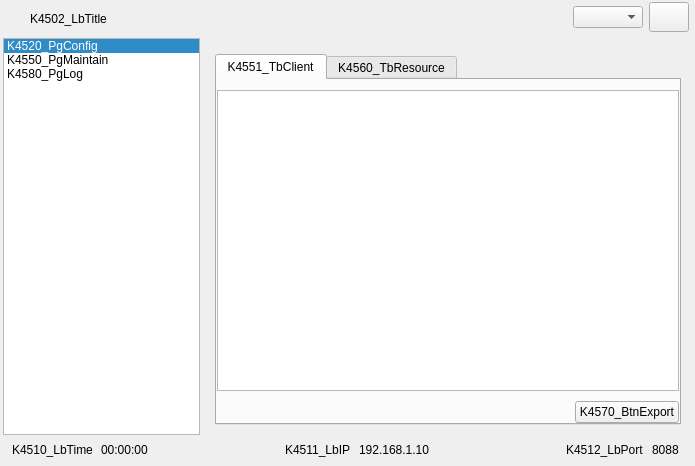
<?xml version="1.0" encoding="UTF-8"?>
<ui version="4.0">
 <class>ServerDeamonClass</class>
 <widget class="QWidget" name="ServerDeamonClass">
  <property name="windowModality">
   <enum>Qt::ApplicationModal</enum>
  </property>
  <property name="geometry">
   <rect>
    <x>0</x>
    <y>0</y>
    <width>695</width>
    <height>466</height>
   </rect>
  </property>
  <property name="sizePolicy">
   <sizepolicy hsizetype="Preferred" vsizetype="Preferred">
    <horstretch>0</horstretch>
    <verstretch>0</verstretch>
   </sizepolicy>
  </property>
  <property name="minimumSize">
   <size>
    <width>486</width>
    <height>281</height>
   </size>
  </property>
  <property name="maximumSize">
   <size>
    <width>100000</width>
    <height>100000</height>
   </size>
  </property>
  <property name="windowTitle">
   <string>ServerDeamon</string>
  </property>
  <property name="styleSheet">
   <string notr="true"/>
  </property>
  <layout class="QVBoxLayout" name="verticalLayout_9">
   <property name="spacing">
    <number>0</number>
   </property>
   <property name="leftMargin">
    <number>0</number>
   </property>
   <property name="topMargin">
    <number>0</number>
   </property>
   <property name="rightMargin">
    <number>0</number>
   </property>
   <property name="bottomMargin">
    <number>0</number>
   </property>
   <item>
    <widget class="QWidget" name="mainWidget" native="true">
     <property name="sizePolicy">
      <sizepolicy hsizetype="Expanding" vsizetype="Expanding">
       <horstretch>0</horstretch>
       <verstretch>0</verstretch>
      </sizepolicy>
     </property>
     <layout class="QVBoxLayout" name="verticalLayout_2">
      <property name="spacing">
       <number>0</number>
      </property>
      <property name="leftMargin">
       <number>0</number>
      </property>
      <property name="topMargin">
       <number>0</number>
      </property>
      <property name="rightMargin">
       <number>0</number>
      </property>
      <property name="bottomMargin">
       <number>0</number>
      </property>
      <item>
       <widget class="QWidget" name="titleWidget" native="true">
        <layout class="QHBoxLayout" name="horizontalLayout_4">
         <property name="spacing">
          <number>6</number>
         </property>
         <property name="leftMargin">
          <number>9</number>
         </property>
         <property name="topMargin">
          <number>0</number>
         </property>
         <property name="rightMargin">
          <number>6</number>
         </property>
         <property name="bottomMargin">
          <number>6</number>
         </property>
         <item>
          <layout class="QHBoxLayout" name="horizontalLayout">
           <property name="spacing">
            <number>6</number>
           </property>
           <property name="leftMargin">
            <number>0</number>
           </property>
           <property name="topMargin">
            <number>6</number>
           </property>
           <item>
            <layout class="QHBoxLayout" name="horizontalLayout_5">
             <property name="leftMargin">
              <number>0</number>
             </property>
             <property name="topMargin">
              <number>2</number>
             </property>
             <item>
              <widget class="QLabel" name="LbLogo">
               <property name="minimumSize">
                <size>
                 <width>15</width>
                 <height>15</height>
                </size>
               </property>
               <property name="maximumSize">
                <size>
                 <width>15</width>
                 <height>15</height>
                </size>
               </property>
               <property name="text">
                <string/>
               </property>
              </widget>
             </item>
            </layout>
           </item>
           <item>
            <widget class="QLabel" name="LTitle">
             <property name="text">
              <string>K4502_LbTitle</string>
             </property>
            </widget>
           </item>
          </layout>
         </item>
         <item>
          <spacer name="horizontalSpacer">
           <property name="orientation">
            <enum>Qt::Horizontal</enum>
           </property>
           <property name="sizeHint" stdset="0">
            <size>
             <width>40</width>
             <height>20</height>
            </size>
           </property>
          </spacer>
         </item>
         <item>
          <layout class="QHBoxLayout" name="horizontalLayout_7">
           <property name="leftMargin">
            <number>0</number>
           </property>
           <property name="topMargin">
            <number>2</number>
           </property>
           <item>
            <widget class="QComboBox" name="CbLanguage">
             <property name="minimumSize">
              <size>
               <width>70</width>
               <height>0</height>
              </size>
             </property>
             <property name="maximumSize">
              <size>
               <width>70</width>
               <height>16777215</height>
              </size>
             </property>
            </widget>
           </item>
           <item>
            <widget class="QPushButton" name="BtnMinimize">
             <property name="sizePolicy">
              <sizepolicy hsizetype="Fixed" vsizetype="Fixed">
               <horstretch>0</horstretch>
               <verstretch>0</verstretch>
              </sizepolicy>
             </property>
             <property name="minimumSize">
              <size>
               <width>30</width>
               <height>30</height>
              </size>
             </property>
             <property name="text">
              <string/>
             </property>
            </widget>
           </item>
          </layout>
         </item>
        </layout>
       </widget>
      </item>
      <item>
       <widget class="QWidget" name="pageWidget" native="true">
        <layout class="QHBoxLayout" name="horizontalLayout_2">
         <property name="leftMargin">
          <number>1</number>
         </property>
         <property name="topMargin">
          <number>0</number>
         </property>
         <property name="rightMargin">
          <number>1</number>
         </property>
         <property name="bottomMargin">
          <number>0</number>
         </property>
         <item>
          <widget class="QWidget" name="widget" native="true">
           <property name="sizePolicy">
            <sizepolicy hsizetype="Expanding" vsizetype="Expanding">
             <horstretch>0</horstretch>
             <verstretch>0</verstretch>
            </sizepolicy>
           </property>
           <layout class="QHBoxLayout" name="horizontalLayout_3" stretch="2,5">
            <property name="spacing">
             <number>0</number>
            </property>
            <property name="leftMargin">
             <number>2</number>
            </property>
            <property name="topMargin">
             <number>0</number>
            </property>
            <property name="rightMargin">
             <number>3</number>
            </property>
            <property name="bottomMargin">
             <number>0</number>
            </property>
            <item>
             <widget class="QListWidget" name="m_list_menu">
              <property name="sizePolicy">
               <sizepolicy hsizetype="Fixed" vsizetype="Expanding">
                <horstretch>0</horstretch>
                <verstretch>0</verstretch>
               </sizepolicy>
              </property>
              <property name="minimumSize">
               <size>
                <width>150</width>
                <height>0</height>
               </size>
              </property>
              <property name="currentRow">
               <number>0</number>
              </property>
              <property name="sortingEnabled">
               <bool>false</bool>
              </property>
              <item>
               <property name="text">
                <string>K4520_PgConfig</string>
               </property>
              </item>
              <item>
               <property name="text">
                <string>K4550_PgMaintain</string>
               </property>
              </item>
              <item>
               <property name="text">
                <string>K4580_PgLog</string>
               </property>
              </item>
             </widget>
            </item>
            <item>
             <widget class="QStackedWidget" name="stackedWidget">
              <property name="sizePolicy">
               <sizepolicy hsizetype="Preferred" vsizetype="Preferred">
                <horstretch>0</horstretch>
                <verstretch>0</verstretch>
               </sizepolicy>
              </property>
              <property name="minimumSize">
               <size>
                <width>150</width>
                <height>0</height>
               </size>
              </property>
              <property name="currentIndex">
               <number>1</number>
              </property>
              <widget class="LineWidget" name="m_system_config">
               <layout class="QVBoxLayout" name="verticalLayout_3">
                <property name="spacing">
                 <number>0</number>
                </property>
                <property name="leftMargin">
                 <number>0</number>
                </property>
                <property name="topMargin">
                 <number>0</number>
                </property>
                <property name="rightMargin">
                 <number>0</number>
                </property>
                <property name="bottomMargin">
                 <number>0</number>
                </property>
                <item>
                 <layout class="QGridLayout" name="gridLayout">
                  <property name="leftMargin">
                   <number>20</number>
                  </property>
                  <property name="topMargin">
                   <number>10</number>
                  </property>
                  <property name="rightMargin">
                   <number>5</number>
                  </property>
                  <property name="bottomMargin">
                   <number>10</number>
                  </property>
                  <property name="spacing">
                   <number>16</number>
                  </property>
                  <item row="0" column="0">
                   <widget class="QLabel" name="LbServer">
                    <property name="font">
                     <font>
                      <weight>50</weight>
                      <bold>false</bold>
                     </font>
                    </property>
                    <property name="text">
                     <string>K4521_LbServer</string>
                    </property>
                   </widget>
                  </item>
                  <item row="0" column="1">
                   <widget class="QPushButton" name="BtnStopStartServer">
                    <property name="minimumSize">
                     <size>
                      <width>0</width>
                      <height>0</height>
                     </size>
                    </property>
                    <property name="text">
                     <string>K4522_BtnStopServer</string>
                    </property>
                   </widget>
                  </item>
                  <item row="2" column="1">
                   <widget class="QLineEdit" name="EdtPort">
                    <property name="enabled">
                     <bool>true</bool>
                    </property>
                    <property name="sizePolicy">
                     <sizepolicy hsizetype="Minimum" vsizetype="Preferred">
                      <horstretch>0</horstretch>
                      <verstretch>0</verstretch>
                     </sizepolicy>
                    </property>
                    <property name="alignment">
                     <set>Qt::AlignJustify|Qt::AlignVCenter</set>
                    </property>
                    <property name="clearButtonEnabled">
                     <bool>false</bool>
                    </property>
                   </widget>
                  </item>
                  <item row="1" column="1">
                   <widget class="QPushButton" name="BtnExportCetification">
                    <property name="text">
                     <string>K4526_BtnExportCetification</string>
                    </property>
                   </widget>
                  </item>
                  <item row="0" column="4">
                   <spacer name="horizontalSpacer_2">
                    <property name="orientation">
                     <enum>Qt::Horizontal</enum>
                    </property>
                    <property name="sizeHint" stdset="0">
                     <size>
                      <width>40</width>
                      <height>20</height>
                     </size>
                    </property>
                   </spacer>
                  </item>
                  <item row="2" column="2">
                   <widget class="QPushButton" name="BtnEditPort">
                    <property name="text">
                     <string>K4528_BtnEditPort</string>
                    </property>
                   </widget>
                  </item>
                  <item row="2" column="3">
                   <widget class="QPushButton" name="BtnCanclePort">
                    <property name="text">
                     <string>K4530_BtnCanclePort</string>
                    </property>
                   </widget>
                  </item>
                  <item row="1" column="0">
                   <widget class="QLabel" name="m_LblPort_3">
                    <property name="text">
                     <string>K4525_LbCetification</string>
                    </property>
                   </widget>
                  </item>
                  <item row="2" column="0">
                   <widget class="QLabel" name="m_LblPort_7">
                    <property name="text">
                     <string>K4527_LbPortNum</string>
                    </property>
                   </widget>
                  </item>
                  <item row="0" column="2">
                   <spacer name="verticalSpacer_2">
                    <property name="orientation">
                     <enum>Qt::Vertical</enum>
                    </property>
                    <property name="sizeType">
                     <enum>QSizePolicy::Fixed</enum>
                    </property>
                    <property name="sizeHint" stdset="0">
                     <size>
                      <width>20</width>
                      <height>45</height>
                     </size>
                    </property>
                   </spacer>
                  </item>
                 </layout>
                </item>
                <item>
                 <spacer name="verticalSpacer">
                  <property name="orientation">
                   <enum>Qt::Vertical</enum>
                  </property>
                  <property name="sizeHint" stdset="0">
                   <size>
                    <width>20</width>
                    <height>40</height>
                   </size>
                  </property>
                 </spacer>
                </item>
                <item>
                 <layout class="QHBoxLayout" name="horizontalLayout_6">
                  <property name="spacing">
                   <number>15</number>
                  </property>
                  <property name="rightMargin">
                   <number>5</number>
                  </property>
                  <property name="bottomMargin">
                   <number>10</number>
                  </property>
                  <item>
                   <spacer name="horizontalSpacer_3">
                    <property name="orientation">
                     <enum>Qt::Horizontal</enum>
                    </property>
                    <property name="sizeHint" stdset="0">
                     <size>
                      <width>40</width>
                      <height>20</height>
                     </size>
                    </property>
                   </spacer>
                  </item>
                  <item>
                   <widget class="QLabel" name="m_LblPort_4">
                    <property name="text">
                     <string>K4535_LbAutoRunWithSys</string>
                    </property>
                   </widget>
                  </item>
                  <item>
                   <widget class="QCheckBox" name="CbAutostart">
                    <property name="text">
                     <string/>
                    </property>
                    <property name="checked">
                     <bool>false</bool>
                    </property>
                   </widget>
                  </item>
                 </layout>
                </item>
               </layout>
              </widget>
              <widget class="QWidget" name="m_system_mantain">
               <layout class="QVBoxLayout" name="verticalLayout_5">
                <property name="spacing">
                 <number>0</number>
                </property>
                <property name="leftMargin">
                 <number>0</number>
                </property>
                <property name="topMargin">
                 <number>0</number>
                </property>
                <property name="rightMargin">
                 <number>0</number>
                </property>
                <property name="bottomMargin">
                 <number>0</number>
                </property>
                <item>
                 <layout class="QVBoxLayout" name="verticalLayout_4">
                  <property name="spacing">
                   <number>10</number>
                  </property>
                  <property name="leftMargin">
                   <number>15</number>
                  </property>
                  <property name="topMargin">
                   <number>16</number>
                  </property>
                  <property name="rightMargin">
                   <number>10</number>
                  </property>
                  <property name="bottomMargin">
                   <number>10</number>
                  </property>
                  <item>
                   <widget class="QTabWidget" name="tabWidget">
                    <property name="tabPosition">
                     <enum>QTabWidget::North</enum>
                    </property>
                    <property name="tabShape">
                     <enum>QTabWidget::Rounded</enum>
                    </property>
                    <property name="currentIndex">
                     <number>0</number>
                    </property>
                    <property name="elideMode">
                     <enum>Qt::ElideNone</enum>
                    </property>
                    <property name="movable">
                     <bool>false</bool>
                    </property>
                    <property name="tabBarAutoHide">
                     <bool>false</bool>
                    </property>
                    <widget class="QWidget" name="tab">
                     <attribute name="title">
                      <string>K4551_TbClient</string>
                     </attribute>
                     <layout class="QVBoxLayout" name="verticalLayout">
                      <property name="spacing">
                       <number>10</number>
                      </property>
                      <property name="leftMargin">
                       <number>0</number>
                      </property>
                      <property name="topMargin">
                       <number>10</number>
                      </property>
                      <property name="rightMargin">
                       <number>0</number>
                      </property>
                      <property name="bottomMargin">
                       <number>0</number>
                      </property>
                      <item>
                       <widget class="QTableView" name="TbvClient"/>
                      </item>
                      <item>
                       <layout class="QHBoxLayout" name="m_horizontalLayout_search_ok_2">
                        <property name="spacing">
                         <number>10</number>
                        </property>
                        <item>
                         <spacer name="horizontalSpacer_5">
                          <property name="orientation">
                           <enum>Qt::Horizontal</enum>
                          </property>
                          <property name="sizeHint" stdset="0">
                           <size>
                            <width>40</width>
                            <height>20</height>
                           </size>
                          </property>
                         </spacer>
                        </item>
                        <item>
                         <widget class="QPushButton" name="BtnExportClient">
                          <property name="sizePolicy">
                           <sizepolicy hsizetype="Fixed" vsizetype="Preferred">
                            <horstretch>0</horstretch>
                            <verstretch>0</verstretch>
                           </sizepolicy>
                          </property>
                          <property name="minimumSize">
                           <size>
                            <width>100</width>
                            <height>0</height>
                           </size>
                          </property>
                          <property name="text">
                           <string>K4570_BtnExport</string>
                          </property>
                         </widget>
                        </item>
                       </layout>
                      </item>
                     </layout>
                    </widget>
                    <widget class="QWidget" name="tab_2">
                     <attribute name="title">
                      <string>K4560_TbResource</string>
                     </attribute>
                     <layout class="QVBoxLayout" name="verticalLayout_8">
                      <property name="spacing">
                       <number>10</number>
                      </property>
                      <property name="leftMargin">
                       <number>0</number>
                      </property>
                      <property name="topMargin">
                       <number>10</number>
                      </property>
                      <property name="rightMargin">
                       <number>0</number>
                      </property>
                      <property name="bottomMargin">
                       <number>0</number>
                      </property>
                      <item>
                       <widget class="QTableView" name="TbvResource"/>
                      </item>
                      <item>
                       <layout class="QHBoxLayout" name="m_horizontalLayout_search_ok_3">
                        <property name="spacing">
                         <number>10</number>
                        </property>
                        <item>
                         <spacer name="horizontalSpacer_6">
                          <property name="orientation">
                           <enum>Qt::Horizontal</enum>
                          </property>
                          <property name="sizeHint" stdset="0">
                           <size>
                            <width>40</width>
                            <height>20</height>
                           </size>
                          </property>
                         </spacer>
                        </item>
                        <item>
                         <widget class="QPushButton" name="BtnExportResource">
                          <property name="sizePolicy">
                           <sizepolicy hsizetype="Fixed" vsizetype="Preferred">
                            <horstretch>0</horstretch>
                            <verstretch>0</verstretch>
                           </sizepolicy>
                          </property>
                          <property name="minimumSize">
                           <size>
                            <width>100</width>
                            <height>0</height>
                           </size>
                          </property>
                          <property name="text">
                           <string>K4570_BtnExport</string>
                          </property>
                         </widget>
                        </item>
                       </layout>
                      </item>
                     </layout>
                    </widget>
                   </widget>
                  </item>
                 </layout>
                </item>
               </layout>
              </widget>
              <widget class="QWidget" name="m_system_log">
               <layout class="QVBoxLayout" name="verticalLayout_7">
                <property name="spacing">
                 <number>0</number>
                </property>
                <property name="leftMargin">
                 <number>0</number>
                </property>
                <property name="topMargin">
                 <number>0</number>
                </property>
                <property name="rightMargin">
                 <number>0</number>
                </property>
                <property name="bottomMargin">
                 <number>0</number>
                </property>
                <item>
                 <layout class="QVBoxLayout" name="verticalLayout_6" stretch="0,0,0">
                  <property name="spacing">
                   <number>10</number>
                  </property>
                  <property name="leftMargin">
                   <number>15</number>
                  </property>
                  <property name="topMargin">
                   <number>10</number>
                  </property>
                  <property name="rightMargin">
                   <number>10</number>
                  </property>
                  <property name="bottomMargin">
                   <number>10</number>
                  </property>
                  <item>
                   <layout class="QHBoxLayout" name="horizontalLayout_8">
                    <property name="spacing">
                     <number>10</number>
                    </property>
                    <item>
                     <widget class="QPushButton" name="BtnRefreshLog">
                      <property name="text">
                       <string>K4581_BtnRefresh</string>
                      </property>
                     </widget>
                    </item>
                    <item>
                     <spacer name="horizontalSpacer_7">
                      <property name="orientation">
                       <enum>Qt::Horizontal</enum>
                      </property>
                      <property name="sizeHint" stdset="0">
                       <size>
                        <width>40</width>
                        <height>20</height>
                       </size>
                      </property>
                     </spacer>
                    </item>
                   </layout>
                  </item>
                  <item>
                   <widget class="QTableView" name="tableView_2"/>
                  </item>
                  <item>
                   <layout class="QHBoxLayout" name="m_horizontalLayout_maintain_ok">
                    <property name="spacing">
                     <number>10</number>
                    </property>
                    <item>
                     <spacer name="horizontalSpacer_9">
                      <property name="orientation">
                       <enum>Qt::Horizontal</enum>
                      </property>
                      <property name="sizeHint" stdset="0">
                       <size>
                        <width>40</width>
                        <height>20</height>
                       </size>
                      </property>
                     </spacer>
                    </item>
                    <item>
                     <widget class="QPushButton" name="BtnExportLog">
                      <property name="text">
                       <string>K4582_BtnExport</string>
                      </property>
                     </widget>
                    </item>
                   </layout>
                  </item>
                 </layout>
                </item>
               </layout>
              </widget>
             </widget>
            </item>
           </layout>
          </widget>
         </item>
        </layout>
       </widget>
      </item>
      <item>
       <widget class="QWidget" name="statusWidget" native="true">
        <layout class="QHBoxLayout" name="bottomWidget">
         <property name="spacing">
          <number>8</number>
         </property>
         <property name="leftMargin">
          <number>12</number>
         </property>
         <property name="topMargin">
          <number>5</number>
         </property>
         <property name="rightMargin">
          <number>16</number>
         </property>
         <property name="bottomMargin">
          <number>6</number>
         </property>
         <item>
          <widget class="QLabel" name="label">
           <property name="text">
            <string>K4510_LbTime</string>
           </property>
          </widget>
         </item>
         <item>
          <widget class="QLabel" name="LbUptime">
           <property name="text">
            <string>00:00:00</string>
           </property>
          </widget>
         </item>
         <item>
          <spacer name="horizontalSpacer_13">
           <property name="orientation">
            <enum>Qt::Horizontal</enum>
           </property>
           <property name="sizeHint" stdset="0">
            <size>
             <width>40</width>
             <height>20</height>
            </size>
           </property>
          </spacer>
         </item>
         <item>
          <widget class="QLabel" name="label_2">
           <property name="text">
            <string>K4511_LbIP</string>
           </property>
          </widget>
         </item>
         <item>
          <widget class="QLabel" name="LbIPInfo">
           <property name="text">
            <string>192.168.1.10</string>
           </property>
          </widget>
         </item>
         <item>
          <spacer name="horizontalSpacer_11">
           <property name="orientation">
            <enum>Qt::Horizontal</enum>
           </property>
           <property name="sizeHint" stdset="0">
            <size>
             <width>40</width>
             <height>20</height>
            </size>
           </property>
          </spacer>
         </item>
         <item>
          <widget class="QLabel" name="label_4">
           <property name="text">
            <string>K4512_LbPort</string>
           </property>
          </widget>
         </item>
         <item>
          <widget class="QLabel" name="LbPortInfo">
           <property name="text">
            <string>8088</string>
           </property>
          </widget>
         </item>
        </layout>
       </widget>
      </item>
     </layout>
    </widget>
   </item>
  </layout>
 </widget>
 <layoutdefault spacing="6" margin="11"/>
 <customwidgets>
  <customwidget>
   <class>LineWidget</class>
   <extends>QWidget</extends>
   <header>linewidget.h</header>
   <container>1</container>
  </customwidget>
 </customwidgets>
 <resources/>
 <connections/>
</ui>
